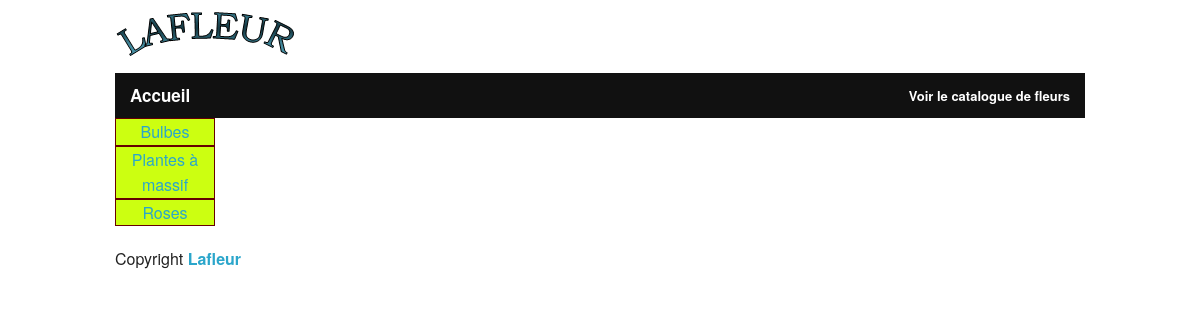
The page /LaFleur/index.php?module=visiteurs&action=afficher_categories on the database its author committed.
### tables this page shows
CREATE TABLE IF NOT EXISTS `categorie` (
  `id` varchar(32) NOT NULL,
  `libelle` varchar(32) NOT NULL,
  PRIMARY KEY (`id`)
);

### LaFleur/modules/visiteurs/afficher_categories.php (called while the page is built)
<?php
$infos_categories = afficher_categories();
include CHEMIN_VUE.'categories_infos.php';

### LaFleur/modeles/visiteurs.php (called while the page is built, shortened)
<?php
function afficher_categories()
{
	$tableau=array();
	$pdo = PDO2::getInstance();
    $requete = $pdo->prepare("select * from categorie;");
	$requete->execute();
	$i=0;
	while ($result = $requete->fetch(PDO::FETCH_ASSOC)) {
		$tableau[$i]=$result;
		$i++;
	}
	return $tableau;
}
?>

### LaFleur/modules/visiteurs/vues/categories_infos.php (the view)
 <ul id="categories">
 <?php
foreach($infos_categories as $item) {
   echo "<li><a href='index.php?module=visiteurs&action=afficher_categorie&cat=$item[id]'>$item[libelle]</a></li>";
   }
?>
</ul>

### LaFleur/style/gsb.css (style rules this page uses)
html { font:normal 100%/1.2em "Trebuchet MS",Verdana,Helvetica,Arial,sans-serif; }
#categories { float:left; margin-left: 15px; }
#menu li a , #categories li a { text-decoration:none; }
#categories li { list-style-type: none; list-style-image:none; margin-right: 1px ; border:1px solid #600; width:100px; text-align:center; background:#ccff11; }

### rows shown on the page
categorie: libelle "Bulbes"
categorie: libelle "Plantes à massif"
categorie: libelle "Roses"
